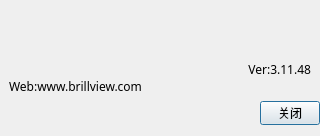
<?xml version="1.0" encoding="UTF-8"?>
<ui version="4.0">
 <class>BCAbout</class>
 <widget class="QDialog" name="BCAbout">
  <property name="geometry">
   <rect>
    <x>0</x>
    <y>0</y>
    <width>320</width>
    <height>136</height>
   </rect>
  </property>
  <property name="minimumSize">
   <size>
    <width>0</width>
    <height>0</height>
   </size>
  </property>
  <property name="windowTitle">
   <string>Dialog</string>
  </property>
  <layout class="QVBoxLayout" name="verticalLayout">
   <property name="leftMargin">
    <number>0</number>
   </property>
   <property name="topMargin">
    <number>0</number>
   </property>
   <property name="rightMargin">
    <number>0</number>
   </property>
   <item>
    <widget class="QWidget" name="widget_2" native="true">
     <layout class="QVBoxLayout" name="verticalLayout_2">
      <property name="spacing">
       <number>0</number>
      </property>
      <property name="bottomMargin">
       <number>0</number>
      </property>
      <item>
       <spacer name="verticalSpacer">
        <property name="orientation">
         <enum>Qt::Vertical</enum>
        </property>
        <property name="sizeHint" stdset="0">
         <size>
          <width>20</width>
          <height>41</height>
         </size>
        </property>
       </spacer>
      </item>
      <item>
       <widget class="QLabel" name="m_pVersionLabel">
        <property name="font">
         <font>
          <family>微软雅黑</family>
         </font>
        </property>
        <property name="text">
         <string>Ver:3.11.48</string>
        </property>
        <property name="alignment">
         <set>Qt::AlignRight|Qt::AlignTrailing|Qt::AlignVCenter</set>
        </property>
       </widget>
      </item>
      <item>
       <widget class="QLabel" name="m_pWebLabel">
        <property name="font">
         <font>
          <family>微软雅黑</family>
         </font>
        </property>
        <property name="text">
         <string>Web:www.brillview.com</string>
        </property>
       </widget>
      </item>
     </layout>
    </widget>
   </item>
   <item>
    <widget class="QWidget" name="widget" native="true">
     <property name="maximumSize">
      <size>
       <width>16777215</width>
       <height>24</height>
      </size>
     </property>
     <layout class="QHBoxLayout" name="horizontalLayout">
      <property name="spacing">
       <number>0</number>
      </property>
      <property name="leftMargin">
       <number>0</number>
      </property>
      <property name="topMargin">
       <number>0</number>
      </property>
      <property name="rightMargin">
       <number>0</number>
      </property>
      <property name="bottomMargin">
       <number>0</number>
      </property>
      <item>
       <spacer name="horizontalSpacer">
        <property name="orientation">
         <enum>Qt::Horizontal</enum>
        </property>
        <property name="sizeHint" stdset="0">
         <size>
          <width>493</width>
          <height>20</height>
         </size>
        </property>
       </spacer>
      </item>
      <item>
       <widget class="QPushButton" name="pushButton">
        <property name="maximumSize">
         <size>
          <width>60</width>
          <height>16777215</height>
         </size>
        </property>
        <property name="font">
         <font>
          <family>微软雅黑</family>
         </font>
        </property>
        <property name="text">
         <string>关闭</string>
        </property>
       </widget>
      </item>
     </layout>
    </widget>
   </item>
  </layout>
 </widget>
 <resources/>
 <connections/>
</ui>
